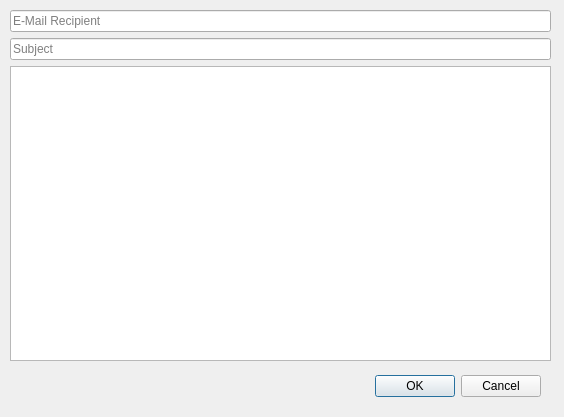
<?xml version="1.0" encoding="UTF-8"?>
<ui version="4.0">
 <class>SendStickerDialog</class>
 <widget class="QDialog" name="SendStickerDialog">
  <property name="geometry">
   <rect>
    <x>0</x>
    <y>0</y>
    <width>564</width>
    <height>417</height>
   </rect>
  </property>
  <property name="windowTitle">
   <string>Dialog</string>
  </property>
  <widget class="QDialogButtonBox" name="buttonBox">
   <property name="geometry">
    <rect>
     <x>200</x>
     <y>370</y>
     <width>341</width>
     <height>32</height>
    </rect>
   </property>
   <property name="orientation">
    <enum>Qt::Horizontal</enum>
   </property>
   <property name="standardButtons">
    <set>QDialogButtonBox::Cancel|QDialogButtonBox::Ok</set>
   </property>
  </widget>
  <widget class="QWidget" name="verticalLayoutWidget">
   <property name="geometry">
    <rect>
     <x>10</x>
     <y>10</y>
     <width>541</width>
     <height>351</height>
    </rect>
   </property>
   <layout class="QVBoxLayout" name="verticalLayout">
    <item>
     <widget class="QLineEdit" name="le_Recipient">
      <property name="placeholderText">
       <string>E-Mail Recipient</string>
      </property>
     </widget>
    </item>
    <item>
     <widget class="QLineEdit" name="le_Subject">
      <property name="placeholderText">
       <string>Subject</string>
      </property>
     </widget>
    </item>
    <item>
     <widget class="QPlainTextEdit" name="te_Message"/>
    </item>
   </layout>
  </widget>
 </widget>
 <resources/>
 <connections>
  <connection>
   <sender>buttonBox</sender>
   <signal>accepted()</signal>
   <receiver>SendStickerDialog</receiver>
   <slot>accept()</slot>
   <hints>
    <hint type="sourcelabel">
     <x>248</x>
     <y>254</y>
    </hint>
    <hint type="destinationlabel">
     <x>157</x>
     <y>274</y>
    </hint>
   </hints>
  </connection>
  <connection>
   <sender>buttonBox</sender>
   <signal>rejected()</signal>
   <receiver>SendStickerDialog</receiver>
   <slot>reject()</slot>
   <hints>
    <hint type="sourcelabel">
     <x>316</x>
     <y>260</y>
    </hint>
    <hint type="destinationlabel">
     <x>286</x>
     <y>274</y>
    </hint>
   </hints>
  </connection>
 </connections>
</ui>
